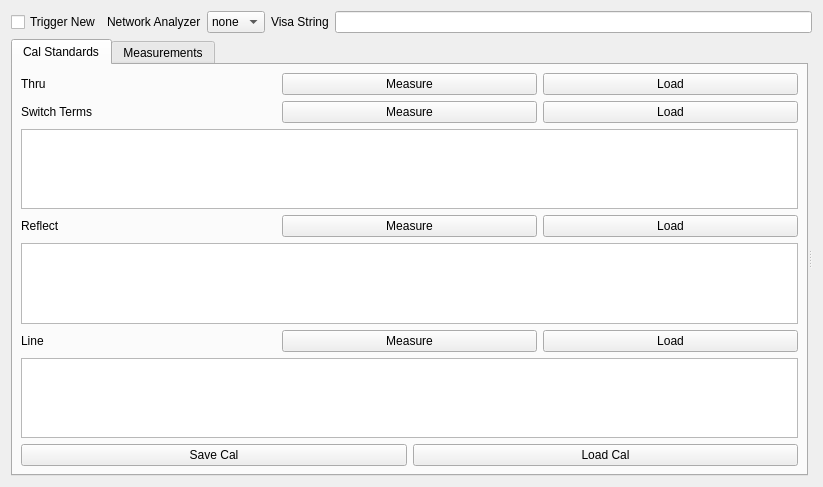
<?xml version="1.0" encoding="UTF-8"?>
<ui version="4.0">
 <class>TRL</class>
 <widget class="QWidget" name="TRL">
  <property name="geometry">
   <rect>
    <x>0</x>
    <y>0</y>
    <width>823</width>
    <height>487</height>
   </rect>
  </property>
  <property name="windowTitle">
   <string>Multiline TRL Calibration</string>
  </property>
  <layout class="QVBoxLayout" name="tab_calStandards_layout_2">
   <item>
    <layout class="QHBoxLayout" name="horizontalLayout_10">
     <item>
      <layout class="QHBoxLayout" name="horizontalLayout_9"/>
     </item>
     <item>
      <widget class="QCheckBox" name="checkBox_TriggerNew">
       <property name="text">
        <string>Trigger New</string>
       </property>
      </widget>
     </item>
     <item>
      <layout class="QHBoxLayout" name="horizontalLayout_8">
       <item>
        <widget class="QLabel" name="label_6">
         <property name="text">
          <string>Network Analyzer</string>
         </property>
        </widget>
       </item>
       <item>
        <widget class="QComboBox" name="comboBox_analyzer">
         <item>
          <property name="text">
           <string>none</string>
          </property>
         </item>
        </widget>
       </item>
      </layout>
     </item>
     <item>
      <layout class="QHBoxLayout" name="horizontalLayout_7">
       <item>
        <widget class="QLabel" name="label_7">
         <property name="text">
          <string>Visa String</string>
         </property>
        </widget>
       </item>
       <item>
        <widget class="QLineEdit" name="lineEdit_visaString"/>
       </item>
      </layout>
     </item>
    </layout>
   </item>
   <item>
    <widget class="QSplitter" name="splitter">
     <property name="orientation">
      <enum>Qt::Horizontal</enum>
     </property>
     <widget class="QTabWidget" name="tabWidget">
      <property name="currentIndex">
       <number>0</number>
      </property>
      <widget class="QWidget" name="tab_calStandards">
       <attribute name="title">
        <string>Cal Standards</string>
       </attribute>
       <layout class="QVBoxLayout" name="tab_calStandards_layout">
        <property name="margin">
         <number>8</number>
        </property>
        <item>
         <layout class="QHBoxLayout" name="horizontalLayout">
          <item>
           <widget class="QLabel" name="label">
            <property name="text">
             <string>Thru</string>
            </property>
           </widget>
          </item>
          <item>
           <widget class="QPushButton" name="btn_measureThru">
            <property name="text">
             <string>Measure</string>
            </property>
           </widget>
          </item>
          <item>
           <widget class="QPushButton" name="btn_loadThru">
            <property name="text">
             <string>Load</string>
            </property>
           </widget>
          </item>
         </layout>
        </item>
        <item>
         <layout class="QHBoxLayout" name="horizontalLayout_6">
          <item>
           <widget class="QLabel" name="label_5">
            <property name="text">
             <string>Switch Terms</string>
            </property>
           </widget>
          </item>
          <item>
           <widget class="QPushButton" name="btn_measureSwitchTerms">
            <property name="text">
             <string>Measure</string>
            </property>
           </widget>
          </item>
          <item>
           <widget class="QPushButton" name="btn_loadSwitchTerms">
            <property name="text">
             <string>Load</string>
            </property>
           </widget>
          </item>
         </layout>
        </item>
        <item>
         <widget class="NetworkListWidget" name="listWidget_thru"/>
        </item>
        <item>
         <layout class="QHBoxLayout" name="tab_calStandards_2">
          <item>
           <widget class="QLabel" name="label_2">
            <property name="text">
             <string>Reflect</string>
            </property>
           </widget>
          </item>
          <item>
           <widget class="QPushButton" name="btn_measureReflect">
            <property name="text">
             <string>Measure</string>
            </property>
           </widget>
          </item>
          <item>
           <widget class="QPushButton" name="btn_loadReflect">
            <property name="text">
             <string>Load</string>
            </property>
           </widget>
          </item>
         </layout>
        </item>
        <item>
         <widget class="NetworkListWidget" name="listWidget_reflect"/>
        </item>
        <item>
         <layout class="QHBoxLayout" name="horizontalLayout_3">
          <item>
           <widget class="QLabel" name="label_3">
            <property name="text">
             <string>Line</string>
            </property>
           </widget>
          </item>
          <item>
           <widget class="QPushButton" name="btn_measureLine">
            <property name="text">
             <string>Measure</string>
            </property>
           </widget>
          </item>
          <item>
           <widget class="QPushButton" name="btn_loadLine">
            <property name="text">
             <string>Load</string>
            </property>
           </widget>
          </item>
         </layout>
        </item>
        <item>
         <widget class="NetworkListWidget" name="listWidget_line"/>
        </item>
        <item>
         <layout class="QHBoxLayout" name="horizontalLayout_11">
          <item>
           <widget class="QPushButton" name="btn_saveCalibration">
            <property name="text">
             <string>Save Cal</string>
            </property>
           </widget>
          </item>
          <item>
           <widget class="QPushButton" name="btn_loadCalibration">
            <property name="text">
             <string>Load Cal</string>
            </property>
           </widget>
          </item>
         </layout>
        </item>
       </layout>
      </widget>
      <widget class="QWidget" name="tab_measurements">
       <attribute name="title">
        <string>Measurements</string>
       </attribute>
       <layout class="QVBoxLayout" name="tab_measurements_layout">
        <property name="margin">
         <number>8</number>
        </property>
        <item>
         <layout class="QHBoxLayout" name="horizontalLayout_5">
          <item>
           <widget class="QPushButton" name="btn_measureMeasurement">
            <property name="text">
             <string>Measure</string>
            </property>
           </widget>
          </item>
          <item>
           <widget class="QPushButton" name="btn_loadMeasurement">
            <property name="text">
             <string>Load</string>
            </property>
           </widget>
          </item>
          <item>
           <widget class="QPushButton" name="btn_calibrate">
            <property name="text">
             <string>Calibrate</string>
            </property>
           </widget>
          </item>
         </layout>
        </item>
        <item>
         <widget class="NetworkListWidget" name="listWidget_measurements"/>
        </item>
        <item>
         <widget class="QGroupBox" name="groupBox">
          <property name="title">
           <string>Save Options</string>
          </property>
          <layout class="QVBoxLayout" name="verticalLayout">
           <item>
            <layout class="QHBoxLayout" name="horizontalLayout_2">
             <item>
              <widget class="QRadioButton" name="radio_saveRaw">
               <property name="text">
                <string>Save Raw</string>
               </property>
              </widget>
             </item>
             <item>
              <widget class="QRadioButton" name="radio_saveCal">
               <property name="text">
                <string>Save Cal</string>
               </property>
              </widget>
             </item>
             <item>
              <widget class="QRadioButton" name="radio_saveBoth">
               <property name="text">
                <string>Save Both</string>
               </property>
               <property name="checked">
                <bool>true</bool>
               </property>
              </widget>
             </item>
            </layout>
           </item>
           <item>
            <layout class="QHBoxLayout" name="horizontalLayout_4">
             <item>
              <widget class="QPushButton" name="btn_saveSelectedMeasurements">
               <property name="text">
                <string>Save Selected</string>
               </property>
              </widget>
             </item>
             <item>
              <widget class="QPushButton" name="btn_saveAllMeasurements">
               <property name="text">
                <string>Save All</string>
               </property>
              </widget>
             </item>
            </layout>
           </item>
          </layout>
         </widget>
        </item>
       </layout>
      </widget>
     </widget>
     <widget class="QWidget" name="layoutWidget">
      <layout class="QVBoxLayout" name="verticalLayout_plotArea"/>
     </widget>
    </widget>
   </item>
  </layout>
 </widget>
 <customwidgets>
  <customwidget>
   <class>NetworkListWidget</class>
   <extends>QListWidget</extends>
   <header>pyMultiCal.widgets</header>
  </customwidget>
 </customwidgets>
 <resources/>
 <connections/>
</ui>
